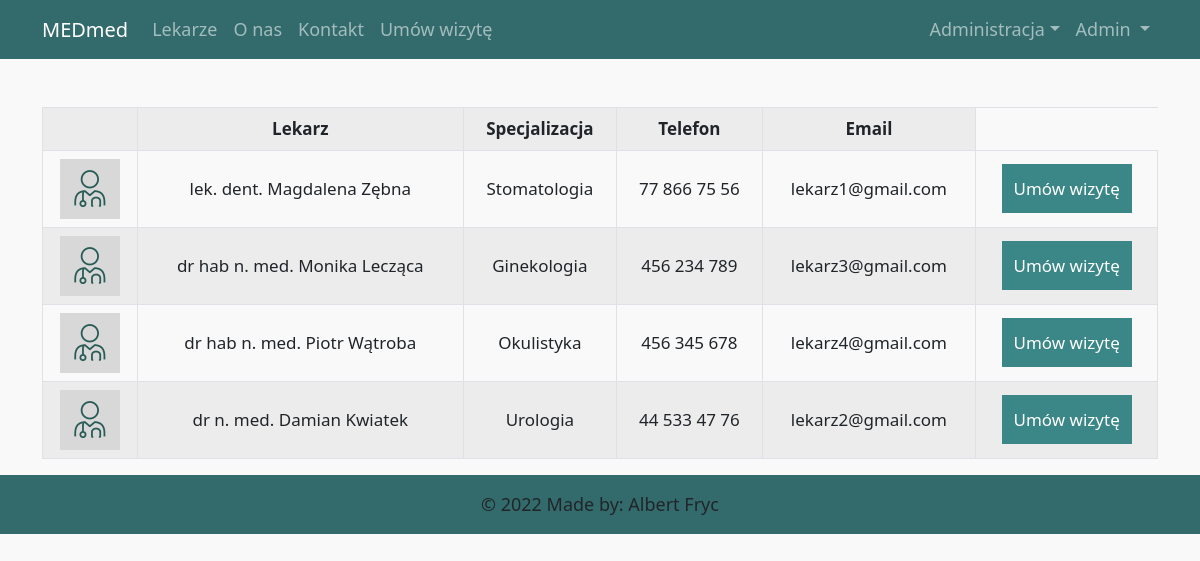
The page /umow/ (signed in) on the database as committed earlier.
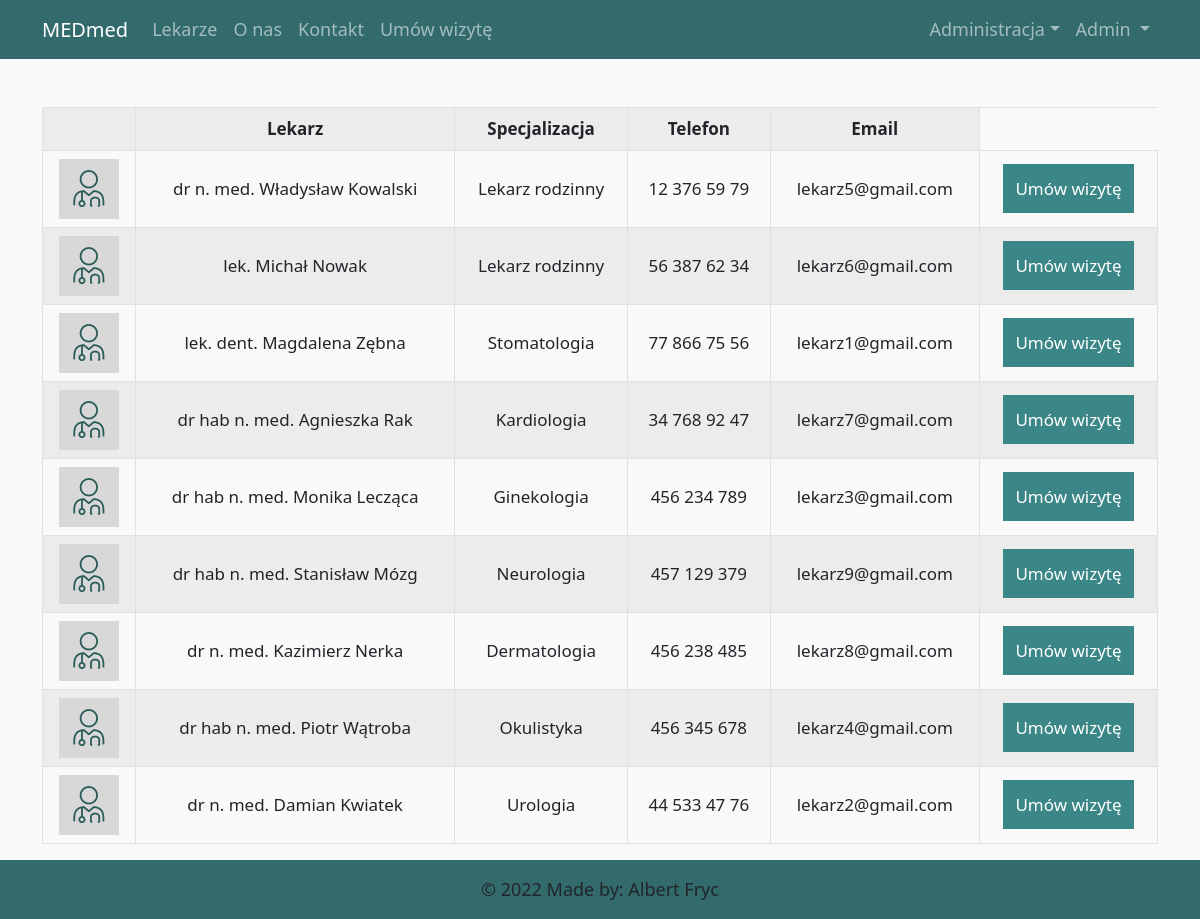
The same page on the database as committed later.
### users/models.py (models this page shows, shortened)
class MyUser(AbstractUser):
    username = None
    type_choices = (
        ('M', 'Moderator'),
        ('L', 'Lekarz'),
        ('P', 'Pacjent')
    )
    user_type = models.CharField('Typ', max_length=1, choices=type_choices, default='P')
    email = models.EmailField(('Adres email'), unique=True)
    imie = models.CharField(('Imię'), max_length = 25, blank=True, null=True)
    nazwisko = models.CharField(('Nazwisko'), max_length = 50, blank=True, null=True)
    telefon = PhoneNumberField(('Telefon'), unique=True, blank=True, null=True)
    USERNAME_FIELD = 'email'
    REQUIRED_FIELDS = []
    def is_patient(self):
        return self.user_type == 'P'
    def is_doctor(self):
        return self.user_type == 'L'
    def is_moderator(self):
        return self.user_type == 'M'

class Lekarze(MyUser):
    username = None
    image = models.ImageField(default='docdef.jpg', upload_to='konto_pics')
    specjalizacja = models.CharField(('Specjalizacja'), max_length=50, choices=SPECIALIZATION_CHOICES, blank=True, null=True)
    tytul = models.CharField(('Tytuł'), max_length=15, choices=TITLE_CHOICES, blank=True, null=True)
    USERNAME_FIELD = 'email'
    REQUIRED_FIELDS = []
    class Meta:
        ordering = ['specjalizacja', 'nazwisko']
        verbose_name_plural = 'Lekarze'

class MyUser(AbstractUser):
    username = None
    type_choices = (
        ('M', 'Moderator'),
        ('L', 'Lekarz'),
        ('P', 'Pacjent')
    )
    user_type = models.CharField('Typ', max_length=1, choices=type_choices, default='P')
    email = models.EmailField(('Adres email'), unique=True)
    imie = models.CharField(('Imię'), max_length = 25, blank=True, null=True)
    nazwisko = models.CharField(('Nazwisko'), max_length = 50, blank=True, null=True)
    telefon = PhoneNumberField(('Telefon'), unique=True, blank=True, null=True)
    USERNAME_FIELD = 'email'
    REQUIRED_FIELDS = []
    def is_patient(self):
        return self.user_type == 'P'
    def is_doctor(self):
        return self.user_type == 'L'
    def is_moderator(self):
        return self.user_type == 'M'

### rezerwacje/views.py (the view)
# urls.py: path('umow/', UmowListView.as_view(), name='rezerwacje-umow'),
class UmowListView(LoginRequiredMixin, ListView):
    model = Lekarze
    template_name = 'rezerwacje/umow.html'
    context_object_name = 'Lekarze'
    def get_queryset(self):
        return Lekarze.objects.all()

### rezerwacje/templates/rezerwacje/umow.html
{% extends "rezerwacje/base.html" %}
{% block content %}
<div>
<table class="table table-bordered table-striped table-hover">
  <tr id="tbl">
    <td><strong></strong></td>
    <td><strong>Lekarz</strong></td>
    <td><strong>Specjalizacja</strong></td>
  <td><strong>Telefon</strong></td>
  <td><strong>Email</strong></td>
 </tr>
 {% for post in Lekarze %}
   <tr id="tbl">
    <td style="text-align: center;"><img style="height: 60px; text-align: center;" src="{{ post.image.url }}"></td>
   <td>{{ post.get_tytul_display }}  {{ post.imie }} {{ post.nazwisko}}</td>
   <td>{{ post.get_specjalizacja_display }}</td>
   <td>{{ post.telefon }}</td>
   <td>{{ post.email }}</td>
   <td><a href="{% url 'rezerwacje-rezerwuj' post.id %}"><button id="btn2">Umów wizytę</button></a></td>
</tr>
   {% endfor %}
 </table>
 </div>
{% endblock content %}

Rows that differ between the two databases and show on the page:
added Lekarze: image (picture), tytul "dr n. med.", imie "Władysław", nazwisko "Kowalski", specjalizacja "Lekarz rodzinny", telefon "12 376 59 79", email "lekarz5@gmail.com"
added Lekarze: image (picture), tytul "lek.", imie "Michał", nazwisko "Nowak", specjalizacja "Lekarz rodzinny", telefon "56 387 62 34", email "lekarz6@gmail.com"
added Lekarze: image (picture), tytul "dr hab n. med.", imie "Agnieszka", nazwisko "Rak", specjalizacja "Kardiologia", telefon "34 768 92 47", email "lekarz7@gmail.com"
added Lekarze: image (picture), tytul "dr hab n. med.", imie "Stanisław", nazwisko "Mózg", specjalizacja "Neurologia", telefon "457 129 379", email "lekarz9@gmail.com"
added Lekarze: image (picture), tytul "dr n. med.", imie "Kazimierz", nazwisko "Nerka", specjalizacja "Dermatologia", telefon "456 238 485", email "lekarz8@gmail.com"
